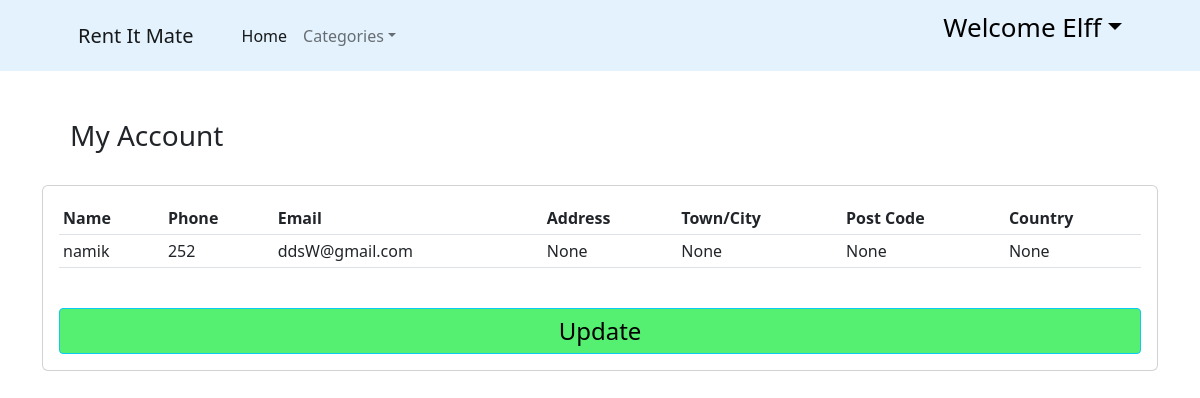
The page /my_account/2/ (signed in) on the database its author committed.
### ecommerce/models.py (models this page shows, shortened)
class Customer (models.Model):
    user= models.OneToOneField(User, null=True, on_delete=models.CASCADE)
    name = models.CharField(max_length=100, null=True)
    phone=models.CharField(max_length=100, null=True)
    email=models.CharField(max_length=100, null=True)
    date_created= models.DateTimeField(auto_now_add=True)
    address = models.CharField(verbose_name="Address", max_length=100, null=True, blank=True)
    town = models.CharField(verbose_name="Town/City", max_length=100, null=True, blank=True)
    post_code = models.CharField(verbose_name="Post Code", max_length=8, null=True, blank=True)
    country = models.CharField(verbose_name="Country", max_length=100, null=True, blank=True)
    latitude = models.CharField(verbose_name="Latitude", max_length=50, null=True, blank=True)
    longitude = models.CharField(verbose_name="Longitude", max_length=50, null=True, blank=True)

### ecommerce/views.py (the view)
# urls.py: path('my_account/<str:pk>/', views.myAccount, name="myaccount"),
@login_required(login_url='login')
def myAccount(request, pk):
    customer = Customer.objects.get(id=pk)
    form = CustomerForm(instance=customer)
    context = {'form': form, "customer": customer}
    return render(request, 'my_account.html', context)

### templates/my_account.html
<!DOCTYPE html>
{% extends 'main.html' %}
{% load static%}
{% load crispy_forms_tags %}
{% block content %}
<br><br><h3>&emsp;My Account</h3><br>
		<div class="card card-body" style="overflow-x:auto;">
			<table class="table table-sm">
				<tr>
					<th>Name</th>
					<th>Phone</th>
					<th>Email</th>
					<th>Address</th>
					<th>Town/City</th>
					<th>Post Code</th>
                    <th>Country</th>
				</tr>
				<tr>
							<td>{{ customer.name }}</td>
							<td>{{ customer.phone }}</td>
							<td>{{ customer.email }}</td>
							<td>{{ customer.address }}</td>
                            <td>{{ customer.town }}</td>
                            <td>{{ customer.post_code }}</td>
                            <td>{{ customer.country }}</td>
                </tr>
			</table><br>
            <a style="font-size:24px; background-color:#55EF72;" class = "btn btn-sm btn-info" href="{% url 'myaccountupdate' customer.id%}">Update</a>
		</div>
{% endblock content %}

### templates/main.html (shortened to what this page needs)
<!DOCTYPE html>
{% load static %}
<html lang="en">
<head>
    <link href="https://cdn.jsdelivr.net/npm/bootstrap@5.2.1/dist/css/bootstrap.min.css" rel="stylesheet">
    <link rel="stylesheet" type="text/css" href="{% static 'cssivy/main.css' %}">
    <link href="https://cdn.jsdelivr.net/npm/bootstrap-icons@1.5.0/font/bootstrap-icons.css" rel="stylesheet" />
</head >
<body>
    <nav class="navbar navbar-expand-lg navbar-light bg-grey" style="background-color: #e3f2fd;">
            <div class="container px-4 px-lg-5">
                <a class="navbar-brand" href="{% url 'index' %}">Rent It Mate</a>
                <div class="collapse navbar-collapse" id="navbarSupportedContent">
                    <ul class="navbar-nav me-auto mb-2 mb-lg-0 ms-lg-4">
                        <li class="nav-item"><a class="nav-link active" aria-current="page" href="{% url 'index' %}">Home</a></li>
                        <li class="nav-item dropdown">
                            <a class="nav-link dropdown-toggle" id="navbarDropdown" href="#" role="button" data-bs-toggle="dropdown" aria-expanded="false">Categories</a>
                        </li>
                    </ul>
                    <form class="d-flex">
                        {% if request.user.is_authenticated %}
                                <ul class="nav-item dropdown">
                                        <a class="nav-link dropdown-toggle" style="text-decoration:none; font-size:26px; color:black;" id="navbarDropdown1" href="#" role="button" data-bs-toggle="dropdown" aria-expanded="false">Welcome {{request.user.customer.name}}</a>
                                </ul>
                        {% else %}
                            <button class="btn btn-outline-dark" style=" background:#9A9E9F" type="submit" >
                                <a href="{% url 'login' %}" style="text-decoration: none; color:black" >Login</a>
                            </button>
                        {% endif%}
                    </form>
                </div>
            </div>
        </nav>
    <div class="container">
        {% block content %}
        {% endblock content %}
    </div>
</body>
</html>

### static/cssivy/main.css (style rules this page uses)
body { background-color : white; }

### rows shown on the page
Customer: name "namik", phone "252", email "ddsW@gmail.com", address "None", town "None", post_code "None", country "None"

### other values the page prints
{{ request.user.customer.name }} "Elff"
